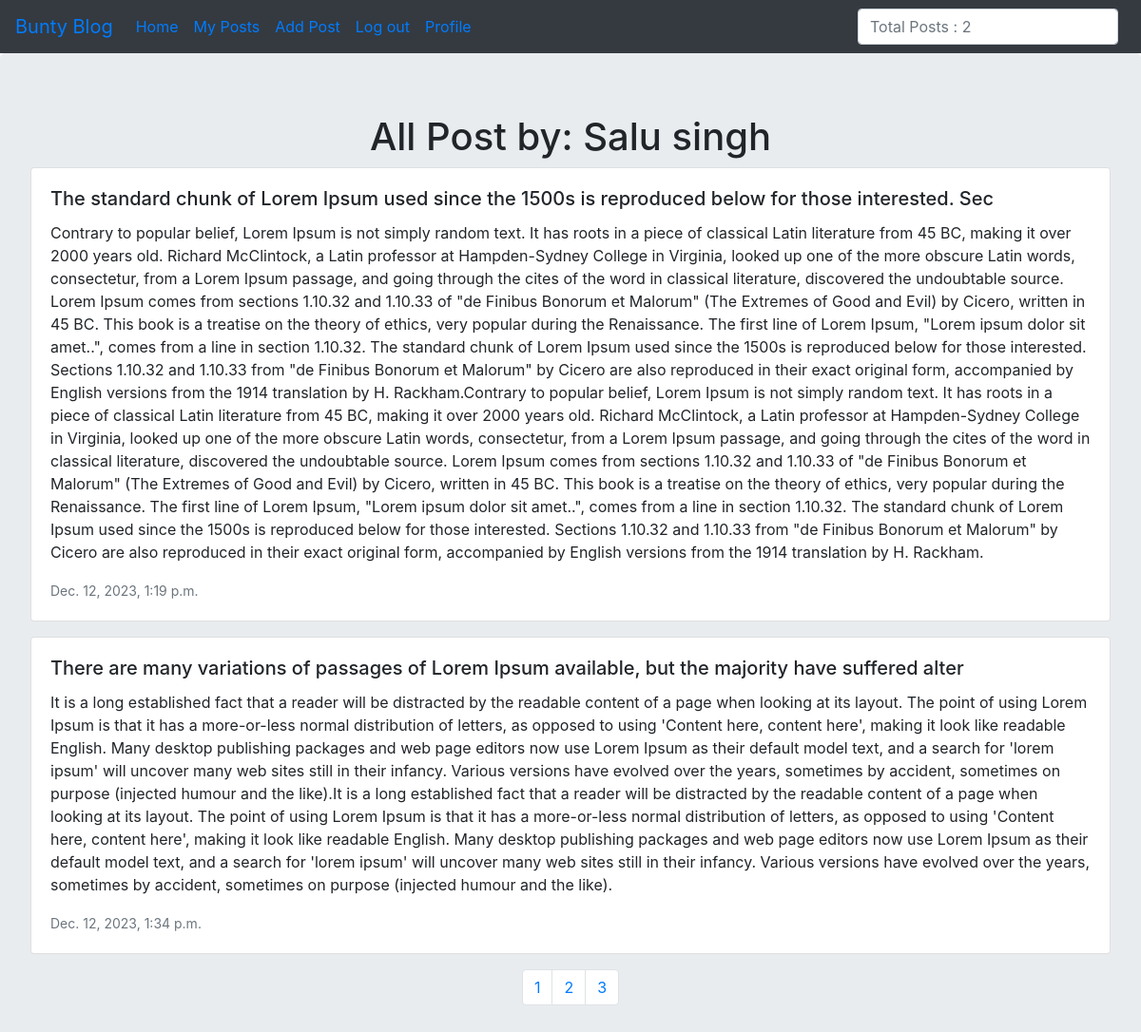
Screenshot of /mypost/1 (signed in) with the database file from the repository.
### blogapp/models.py (models this page shows)
class Post(models.Model):
    title=models.CharField(max_length=100)
    body=models.TextField()
    author=models.ForeignKey(User,on_delete=models.CASCADE)
    date=models.DateTimeField(default=timezone.now)

### blogapp/views.py (the view)
# urls.py: path('mypost/<int:id>',views.MyPosts),
def MyPosts(request,id):
    posts=Post.objects.filter(author_id=id)
    total = Post.objects.filter(author_id=id).count()
    items_per_page = 2
    paginator=Paginator(posts,items_per_page)
    page = request.GET.get('page')
    try:
        current_page = paginator.page(page)
    except PageNotAnInteger:
        current_page = paginator.page(1)
    except EmptyPage:
        current_page = paginator.page(paginator.num_pages)
    return render(request,'blogapp/mypost.html',{'posts':posts,'total':total,'current_page':current_page})

### templates/blogapp/mypost.html (shortened to what this page needs)
{% extends 'blogapp/base.html' %}
{% load crispy_forms_tags %}
{% block bodyblock %}
{% if user.is_authenticated %}
<div class=" jumbotron">
    <div class="container" align="center">
        <h1> All Post by: {{user.first_name | title}} {{user.last_name }}</h1>
    </div>
    {% for post in current_page %}
    <div class="card mb-3">
        <div class="card-body">
            <h5 class="card-title">{{post.title | capfirst}}</h5>
            <p class="card-text">{{post.body}} </p>
            <p class="card-text"><small class="text-muted">{{post.date}} </small></p>
        </div>
    </div>
    {% endfor %}
    <nav aria-label="Page navigation example">
        <ul class="pagination justify-content-center">
            <li class="page-item"><a class="page-link" href="?page=1">1</a></li>
            <li class="page-item"><a class="page-link" href="?page=2">2</a></li>
            <li class="page-item"><a class="page-link" href="?page=3">3</a></li>
        </ul>
    </nav>
    {% else %}
    <div class="container">
        <h2> First Log in to view this page</h2>
    </div>
    {% endif %}
</div>
{% endblock %}

### rows the page displays
Post: title "The standard chunk of Lorem Ipsum used since the 1500s is reproduced below for those interested. Sec", body "Contrary to popular belief, Lorem Ipsum is not simply random text. It has roots in a piece of classical Latin literature from 45 BC, making it over 2000 years old. Richard McClintock, a Latin professor at Hampden-Sydney College in Virginia, looked up one of the more obscure Latin words, consectetur, from a Lorem Ipsum passage, and going through the cites of the word in classical literature, discovered the undoubtable source. Lorem Ipsum comes from sections 1.10.32 and 1.10.33 of \"de Finibus Bonorum et Malorum\" (The Extremes of Good and Evil) by Cicero, written in 45 BC. This book is a treatise on the theory of ethics, very popular during the Renaissance. The first line of Lorem Ipsum,…", date "Dec. 12, 2023, 1:19 p.m."
Post: title "There are many variations of passages of Lorem Ipsum available, but the majority have suffered alter", body "It is a long established fact that a reader will be distracted by the readable content of a page when looking at its layout. The point of using Lorem Ipsum is that it has a more-or-less normal distribution of letters, as opposed to using 'Content here, content here', making it look like readable English. Many desktop publishing packages and web page editors now use Lorem Ipsum as their default model text, and a search for 'lorem ipsum' will uncover many web sites still in their infancy. Various versions have evolved over the years, sometimes by accident, sometimes on purpose (injected humour and the like).It is a long established fact that a reader will be distracted by the readable content…", date "Dec. 12, 2023, 1:34 p.m."

### other values shown
{{ user.first_name | title }} "Salu"
{{ user.last_name }} "singh"
